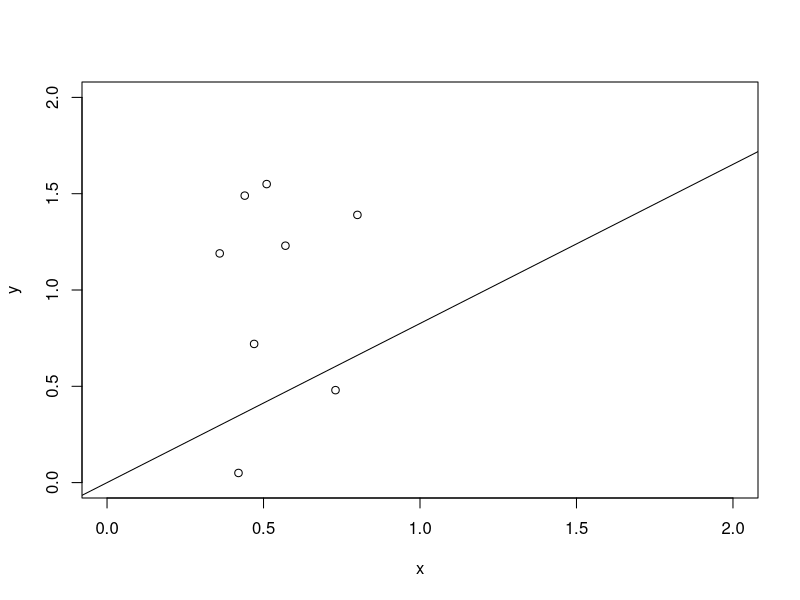

Recreate this plot in R.
## ---- chunk 1
x <- c(0.18, -1.54, 0.42, 0.95)

# And weights given by
w <- c(2, 1, 3, 1)
## ---- chunk 2
sum(x*w)/sum(w)
## ---- chunk 3
weighted.mean(x,w)
## ---- chunk 4
x <- c(0.8, 0.47, 0.51, 0.73, 0.36, 0.58, 0.57, 0.85, 0.44, 0.42)
y <- c(1.39, 0.72, 1.55, 0.48, 1.19, -1.59, 1.23, -0.65, 1.49, 0.05)
## ---- chunk 5
lm(y ~ x -1)
## ---- chunk 6
# xlim and ylim to include origin in window
plot(x=x,y=y,xlim=c(0,2),ylim=c(0,2))
abline(lm(y ~ x -1))
## ---- chunk 7
data(mtcars)
lm(mtcars$mpg ~ mtcars$wt)
## ---- chunk 8
0.4*1.5
## ---- chunk 9
x <- c(8.58, 10.46, 9.01, 9.64, 8.86)
## ---- chunk 10
sdx <- sd(x)
meanx <- mean(x)
x_norm <- (x - meanx)/sdx
print(x_norm)
## ---- chunk 11
x <- c(0.8, 0.47, 0.51, 0.73, 0.36, 0.58, 0.57, 0.85, 0.44, 0.42)
y <- c(1.39, 0.72, 1.55, 0.48, 1.19, -1.59, 1.23, -0.65, 1.49, 0.05)
## ---- chunk 12
lm(y ~ x)
## ---- chunk 13
x <- c(0.8, 0.47, 0.51, 0.73, 0.36, 0.58, 0.57, 0.85, 0.44, 0.42)
## ---- chunk 14
mean(x)
